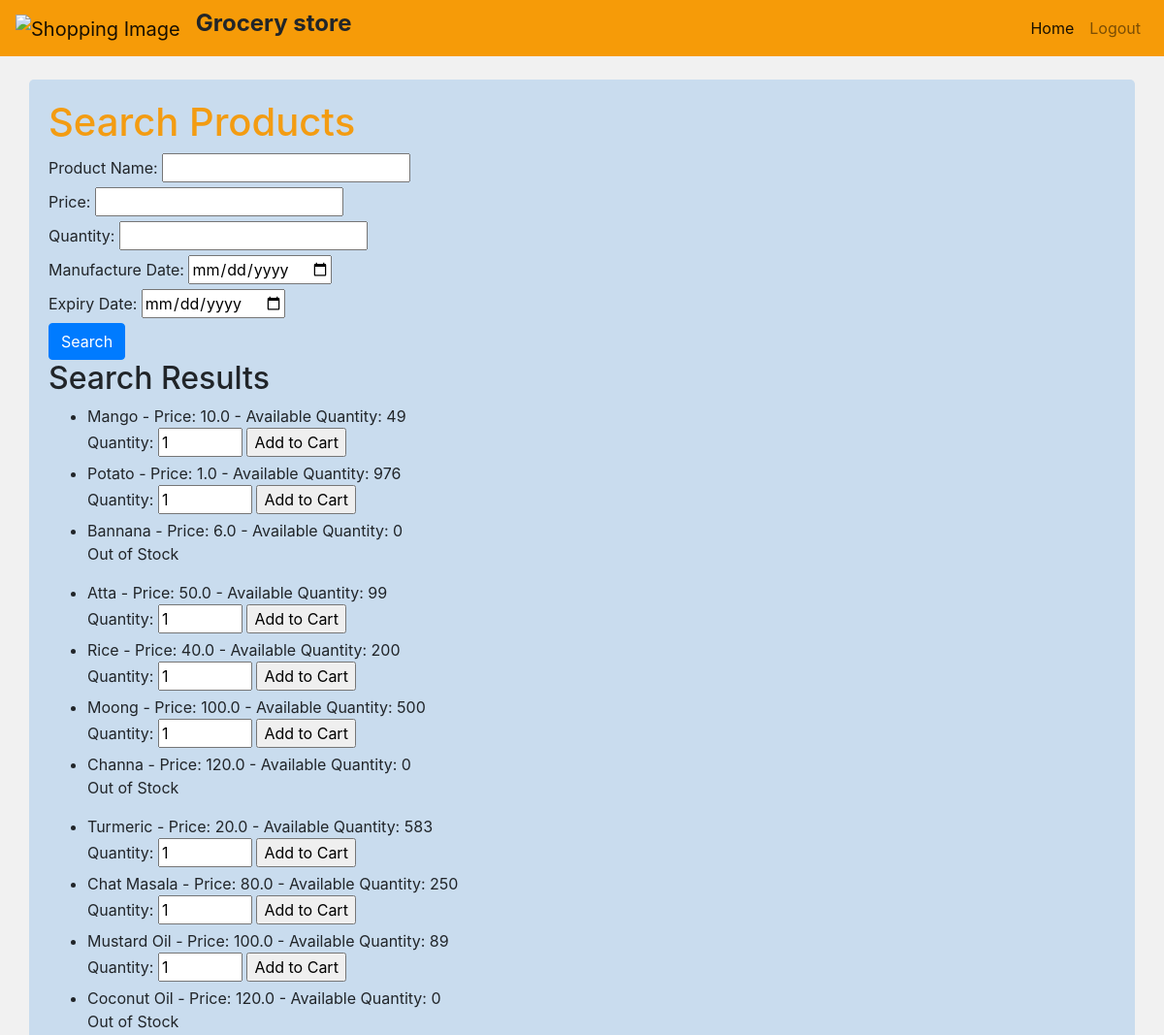
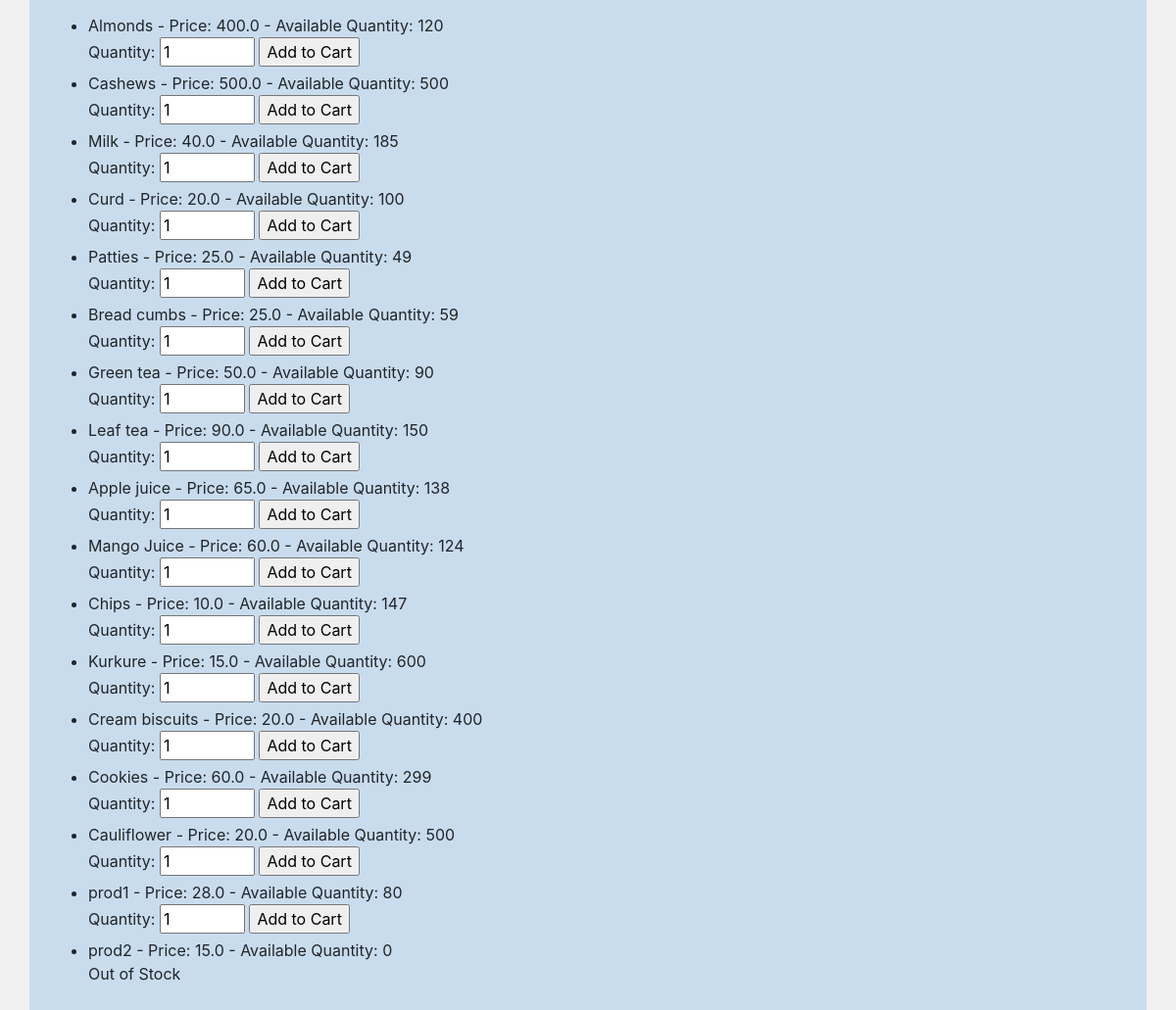
The app's page /search_products (signed in) with its own data (2 pictures, top to bottom).
### main.py (models this page shows)
class Product(db.Model):
    id = db.Column(db.Integer, primary_key=True)
    name = db.Column(db.String(100), nullable=False)
    manufacture_date = db.Column(db.DateTime, default=datetime.utcnow)
    expiry_date = db.Column(db.DateTime)
    quantity = db.Column(db.Integer, nullable=False)
    rate_per_unit = db.Column(db.Float, nullable=False)
    section_id = db.Column(db.Integer, db.ForeignKey('section.id'), nullable=False)
    section = db.relationship('Section', backref=db.backref('products', lazy=True))

### main.py (the view)
@app.route('/search_products', methods=['GET', 'POST'])
@user_required
def search_products():
    search_price = request.form.get('price',)
    search_manufacture_date_str = request.form.get('manufacture_date', '')
    search_expiry_date_str = request.form.get('expiry_date', '')
    search_quantity = request.form.get('quantity')
    search_name = request.form.get('name')
    if search_price:
        search_price=float(search_price)
    else:
        search_price=None
    try:
        search_quantity = int(search_quantity) if search_quantity else None
    except ValueError:
        search_quantity = None
    if search_manufacture_date_str:
        try:
            search_manufacture_date = datetime.strptime(search_manufacture_date_str, '%Y-%m-%d')
        except ValueError:
            search_manufacture_date = None
    else:
        search_manufacture_date = None
    if search_expiry_date_str:
        try:
            search_expiry_date = datetime.strptime(search_expiry_date_str, '%Y-%m-%d')
        except ValueError:
            search_expiry_date = None
    else:
        search_expiry_date = None
    products = Product.query
    if search_price :
        products = products.filter(Product.rate_per_unit == search_price)
    if search_manufacture_date:
        products = products.filter(Product.manufacture_date >= search_manufacture_date)
    if search_expiry_date:
        products = products.filter(Product.expiry_date >= search_expiry_date)
    if search_quantity is not None:
        products = products.filter(Product.quantity == search_quantity)
    if search_name:
        products = products.filter(Product.name.ilike(f"%{search_name}%"))
    products = products.all()
    return render_template('search_product.html', products=products)

### main.py (called while the page is built)
def user_required(f):
    @wraps(f)
    def decorated_function(*args, **kwargs):
        if not session.get('user_id'):
            return redirect(url_for('user_login'))
        return f(*args, **kwargs)
    return decorated_function

### templates/search_product.html (shortened to what this page needs)
<!DOCTYPE html>
<html>
<head>
    <link rel="stylesheet" href="https://maxcdn.bootstrapcdn.com/bootstrap/4.5.2/css/bootstrap.min.css">
</head>
<body>
    <nav class="navbar navbar-expand-lg navbar-light">
            <a class="navbar-brand" >
                <img src="https://wallpapercave.com/wp/wp7566451.jpg" alt="Shopping Image" width="80" height="50" >
                <a><b><h4>Grocery store</b></a></a></h4>
        <div class="collapse navbar-collapse" id="navbarNav">
          <ul class="navbar-nav ml-auto">
            <li class="nav-item active">
              <a class="nav-link" href="{{ url_for('display_products_by_category') }}">Home</a>
            </li>
            <li class="nav-item">
              <a class="nav-link" href="{{ url_for('user_logout') }}">Logout</a>
            </li>
          </ul>
        </div>
    </nav>
    <div class="container mt-4">
    <h1>Search Products</h1>
    <form method="post" action="{{ url_for('search_products') }}">
        <label for="name">Product Name:</label>
        <input type="text" id="name" name="name">
<br>
        <label for="price">Price:</label>
        <input type="number" id="price" name="price">
<br>
        <label for="quantity">Quantity:</label>
        <input type="number" id="quantity" name="quantity">
<br>
        <label for="manufacture_date">Manufacture Date:</label>
        <input type="date" id="manufacture_date" name="manufacture_date">
<br>
        <label for="expiry_date">Expiry Date:</label>
        <input type="date" id="expiry_date" name="expiry_date">
<br>
        <input type="submit" value="Search" class="btn btn-primary">
    </form>
    {% if products %}
        <h2>Search Results</h2>
        <ul>
            {% for product in products %}
                <li>
                    {{ product.name }} - Price: {{ product.rate_per_unit }} - Available Quantity: {{ product.quantity }}
                    {% if product.quantity > 0 %}
                    <form method="post" action="{{ url_for('add_to_cartss', product_id=product.id) }}">
                        <label for="quantity">Quantity:</label>
                        <input type="number" id="quantity" name="quantity" value="1" min="1" max="{{ product.quantity }}" required>
                        <input type="submit" value="Add to Cart">
                    </form>
                    {% else %}
                    <p>Out of Stock</p>
                    {% endif %}
                </li>
            {% endfor %}
        </ul>
    {% else %}
        <p>No products found.</p>
    {% endif %}
</div>
</body>
</html>

### templates/search_product.html (style rules this page uses)
body { background-color: #f1f1f1; }
.navbar { background-color: #f69b08; }
.navbar-brand, .navbar-nav .nav-link { color: #08e1d3; }
.container { background-color: #c9dcee; padding: 20px; border-radius: 5px; margin-top: 20px; }
h1 { color: #f39c12; }

### records on screen
Product: name "Mango", rate_per_unit "10.0", quantity "49"
Product: name "Potato", rate_per_unit "1.0", quantity "976"
Product: name "Bannana", rate_per_unit "6.0", quantity "0", shows "Out of Stock"
Product: name "Atta", rate_per_unit "50.0", quantity "99"
Product: name "Rice", rate_per_unit "40.0", quantity "200"
Product: name "Moong", rate_per_unit "100.0", quantity "500"
Product: name "Channa", rate_per_unit "120.0", quantity "0", shows "Out of Stock"
Product: name "Turmeric", rate_per_unit "20.0", quantity "583"
Product: name "Chat Masala", rate_per_unit "80.0", quantity "250"
Product: name "Mustard Oil", rate_per_unit "100.0", quantity "89"
Product: name "Coconut Oil", rate_per_unit "120.0", quantity "0", shows "Out of Stock"
Product: name "Almonds", rate_per_unit "400.0", quantity "120"
Product: name "Cashews", rate_per_unit "500.0", quantity "500"
Product: name "Milk", rate_per_unit "40.0", quantity "185"
Product: name "Curd", rate_per_unit "20.0", quantity "100"
Product: name "Patties", rate_per_unit "25.0", quantity "49"
Product: name "Bread cumbs", rate_per_unit "25.0", quantity "59"
Product: name "Green tea", rate_per_unit "50.0", quantity "90"
Product: name "Leaf tea", rate_per_unit "90.0", quantity "150"
Product: name "Apple juice", rate_per_unit "65.0", quantity "138"
Product: name "Mango Juice", rate_per_unit "60.0", quantity "124"
Product: name "Chips", rate_per_unit "10.0", quantity "147"
Product: name "Kurkure", rate_per_unit "15.0", quantity "600"
Product: name "Cream biscuits", rate_per_unit "20.0", quantity "400"
Product: name "Cookies", rate_per_unit "60.0", quantity "299"
Product: name "Cauliflower", rate_per_unit "20.0", quantity "500"
Product: name "prod1", rate_per_unit "28.0", quantity "80"
Product: name "prod2", rate_per_unit "15.0", quantity "0", shows "Out of Stock"
